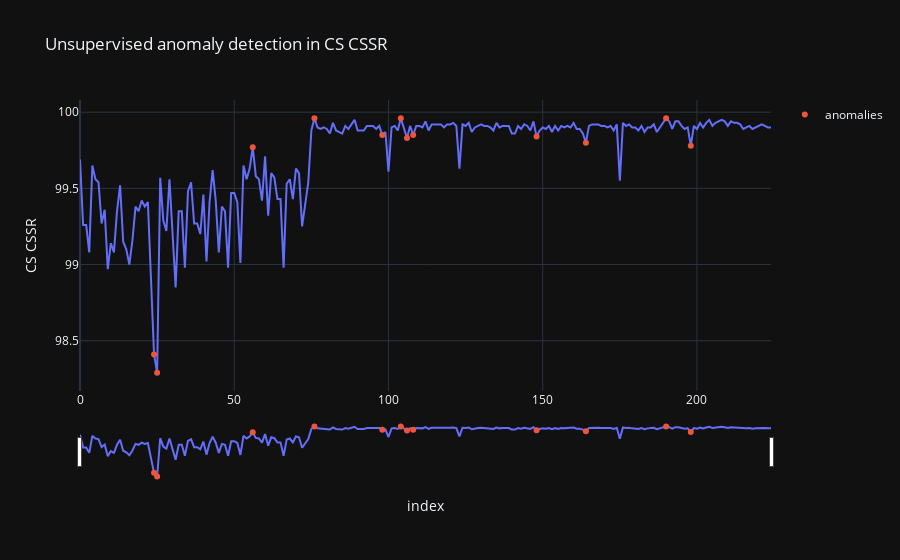

The code cell stored with this chart in its notebook:
### Code cell
fig = px.line(df, x='index', y='CS CSSR', title='Unsupervised anomaly detection in CS CSSR')
fig.add_trace(go.Scatter(x=lof_anomaly_df["index"].to_list(), y=lof_anomaly_df["CS CSSR"].to_list(),
                        mode='markers', name='anomalies'))
fig.update_xaxes(rangeslider_visible=True)
fig

### Figure 1 — Plotly figure (JSON) as saved in the notebook; plotly's stock layout.template omitted (floating-point values rounded to 4 significant figures; data arrays with more than 128 entries replaced by an {"elided": "..."} marker saying what was removed)
{"data": [{"hovertemplate": "index=%{x}<br>CS CSSR=%{y}<extra></extra>", "legendgroup": "", "line": {"color": "#636efa", "dash": "solid"}, "mode": "lines", "name": "", "orientation": "v", "showlegend": false, "type": "scatter", "x": {"elided": "225 int values"}, "xaxis": "x", "y": {"elided": "225 float values"}, "yaxis": "y"}, {"mode": "markers", "name": "anomalies", "type": "scatter", "x": [24, 25, 56, 76, 98, 104, 106, 108, 148, 164, 190, 198], "y": [98.41, 98.29, 99.77, 99.96, 99.85, 99.96, 99.83, 99.85, 99.84, 99.8, 99.96, 99.78]}], "layout": {"legend": {"tracegroupgap": 0}, "title": {"text": "Unsupervised anomaly detection in CS CSSR"}, "xaxis": {"anchor": "y", "domain": [0.0, 1.0], "rangeslider": {"visible": true}, "title": {"text": "index"}}, "yaxis": {"anchor": "x", "domain": [0.0, 1.0], "title": {"text": "CS CSSR"}}}}
